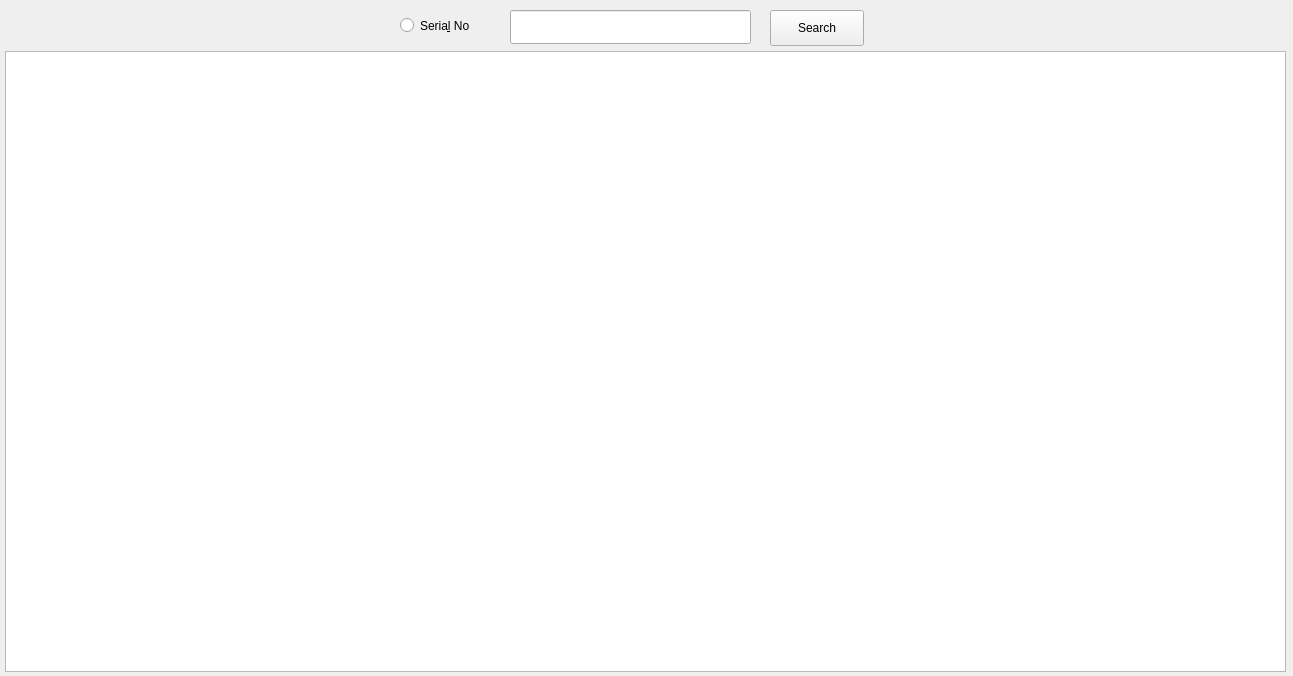
<?xml version="1.0" encoding="UTF-8"?>
<ui version="4.0">
 <class>MainWindow</class>
 <widget class="QMainWindow" name="MainWindow">
  <property name="geometry">
   <rect>
    <x>0</x>
    <y>0</y>
    <width>1293</width>
    <height>676</height>
   </rect>
  </property>
  <property name="windowTitle">
   <string>MainWindow</string>
  </property>
  <widget class="QWidget" name="centralwidget">
   <widget class="QRadioButton" name="radioButton">
    <property name="geometry">
     <rect>
      <x>400</x>
      <y>10</y>
      <width>91</width>
      <height>31</height>
     </rect>
    </property>
    <property name="text">
     <string>Seria&amp;l No</string>
    </property>
   </widget>
   <widget class="QLineEdit" name="lineEdit">
    <property name="geometry">
     <rect>
      <x>510</x>
      <y>10</y>
      <width>241</width>
      <height>34</height>
     </rect>
    </property>
   </widget>
   <widget class="QPushButton" name="pushButton">
    <property name="geometry">
     <rect>
      <x>770</x>
      <y>10</y>
      <width>94</width>
      <height>36</height>
     </rect>
    </property>
    <property name="text">
     <string>Search</string>
    </property>
   </widget>
   <widget class="QTableWidget" name="tableWidget">
    <property name="geometry">
     <rect>
      <x>5</x>
      <y>51</y>
      <width>1281</width>
      <height>621</height>
     </rect>
    </property>
   </widget>
  </widget>
 </widget>
 <resources/>
 <connections/>
</ui>
